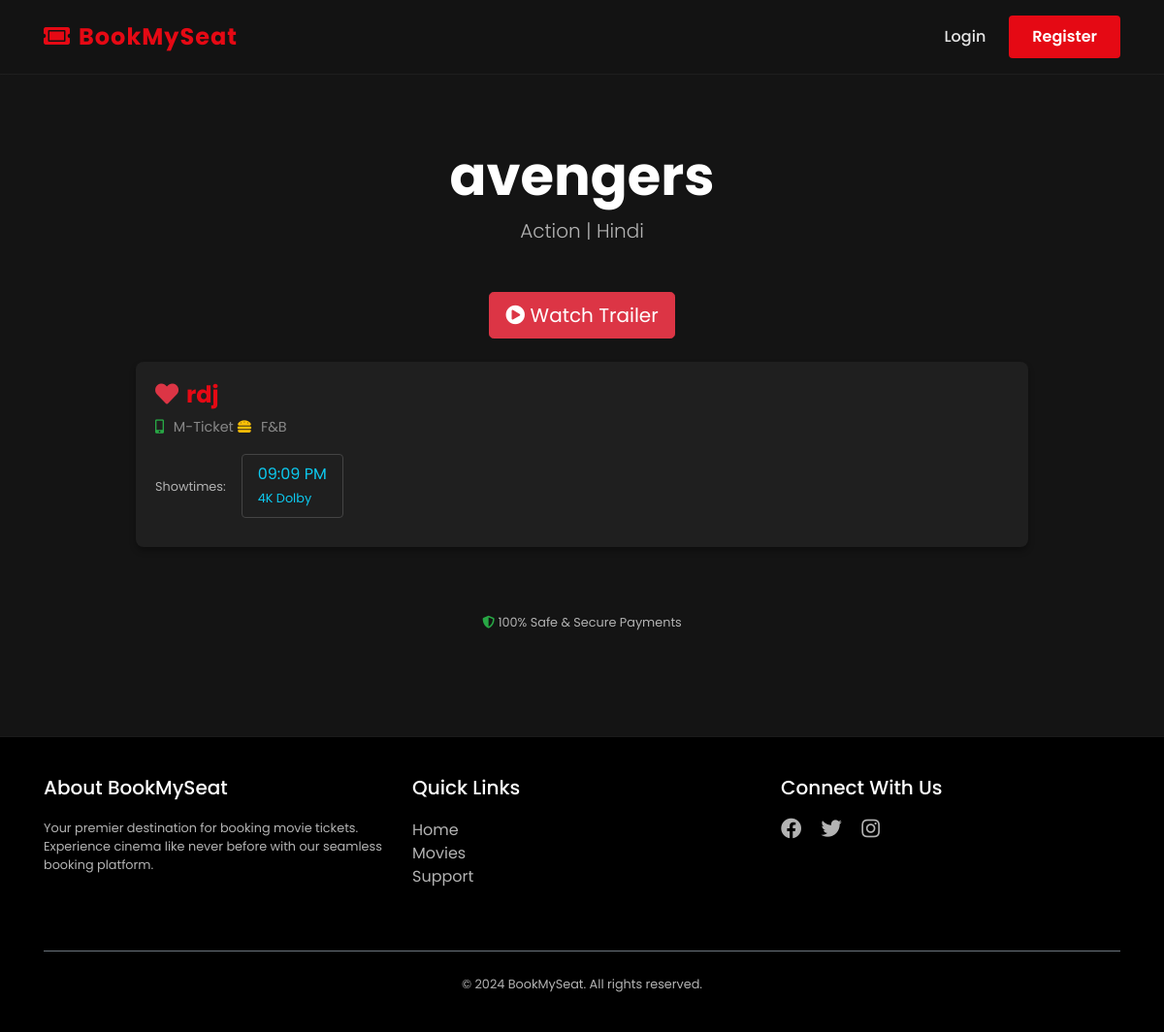
/movies/1/theaters, run on the app's committed database.
### movies/models.py (models this page shows, shortened)
class Movie(models.Model):
    name= models.CharField(max_length=255)
    image= models.ImageField(upload_to="movies/")
    rating = models.DecimalField(max_digits=3,decimal_places=1)
    cast= models.TextField()
    description= models.TextField(blank=True,null=True) # optional
    genre = models.CharField(max_length=100, default='Action')
    language = models.CharField(max_length=100, default='Hindi')
    trailer_url = models.URLField(max_length=500, blank=True, null=True, help_text="YouTube trailer URL")

class Theater(models.Model):
    name = models.CharField(max_length=255)
    movie = models.ForeignKey(Movie,on_delete=models.CASCADE,related_name='theaters')
    time= models.DateTimeField()

### movies/views.py (the view)
# urls.py: path('<int:movie_id>/theaters',views.theater_list,name='theater_list'),
def theater_list(request, movie_id):
    movie = get_object_or_404(Movie, id=movie_id)
    theaters = Theater.objects.filter(movie=movie)
    return render(request, 'movies/theater_list.html', {'movie': movie, 'theaters': theaters})

### templates/movies/theater_list.html (shortened to what this page needs)
{% extends "users/basic.html" %}
{% block content %}
<div class="py-5">
  <div class="text-center mb-5">
    <h2 class="font-weight-bold display-4">{{ movie.name }}</h2>
    <p class="text-muted lead">{{ movie.genre }} | {{ movie.language }}</p>
  </div>
  {% if movie.trailer_url %}
  <div class="text-center mb-4">
    <button type="button" class="btn btn-danger btn-lg" data-toggle="modal" data-target="#trailerModal">
      <i class="fas fa-play-circle"></i> Watch Trailer
    </button>
  </div>
  {% endif %}
  {% if theaters %}
  <div class="row">
    <div class="col-lg-10 mx-auto">
      {% for theater in theaters %}
      <div class="theatre-card text-white">
        <div class="row align-items-center mb-3">
          <div class="col-md-6">
            <h4 class="mb-1 font-weight-bold" style="color: #e50914;">
              <i class="fas fa-heart text-danger mr-2"></i>{{ theater.name }}
            </h4>
            <div class="feature-icon mt-2">
              <span><i class="fas fa-mobile-alt text-success"></i> M-Ticket</span>
              <span><i class="fas fa-hamburger text-warning"></i> F&B</span>
            </div>
          </div>
        </div>
        <div class="d-flex flex-wrap align-items-center">
          <div class="mr-3 mb-2 text-muted small">Showtimes:</div>
          <a href="{% url 'book_seats' theater.id %}" class="time-slot shadow-sm">
            {{ theater.time|date:"h:i A" }}
            <br><small class="text-white-50">4K Dolby</small>
          </a>
        </div>
      </div>
      {% endfor %}
    </div>
  </div>
  {% endif %}
  <div class="text-center mt-5 text-muted small">
    <i class="fas fa-shield-alt text-success"></i> 100% Safe & Secure Payments
  </div>
</div>
{% endblock %}

### static/css/style.css (style rules this page uses)
:root { --primary-color: #e50914; --dark-bg: #141414; --card-bg: #1f1f1f; --text-color: #ffffff; --text-muted: #b3b3b3; }
body { font-family: 'Poppins', sans-serif; background-color: var(--dark-bg); color: var(--text-color); margin: 0; padding: 0; }
.text-muted { color: var(--text-muted) !important; }
h1, h2, h3, h4, h5 { color: white; }

### templates/movies/theater_list.html (style rules this page uses)
.theatre-card { background: #1f1f1f; border: none; border-radius: 8px; margin-bottom: 20px; padding: 20px; transition: transform 0.2s; box-shadow: 0 4px 6px rgba(0, 0, 0, 0.3); }
.time-slot { background: transparent; border: 1px solid #444; color: #0dcaf0; padding: 8px 16px; border-radius: 4px; display: inline-block; margin-right: 10px; margin-bottom: 10px; text-decoration: none; transition: all 0.2s; }
.feature-icon { font-size: 0.9rem; color: #888; margin-right: 15px; }
.feature-icon i { margin-right: 6px; }

### data on the page
Movie: name "avengers", genre "Action", language "Hindi"
Theater: name "rdj", time "09:09 PM"
